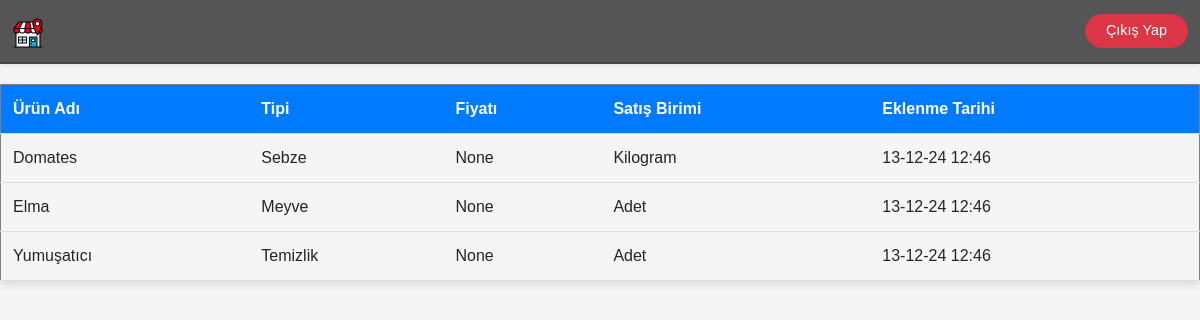
/urunler/goruntule/, run on the app's committed database.
### anasayfa/models.py (models this page shows, shortened)
class Products(models.Model):
    id = models.AutoField(primary_key=True)
    name = models.CharField(max_length=255, unique=True)  # Ürün adı, unique olacak
    type = models.CharField(max_length=100, choices=[  # Ürün türü, enum tarzı
        ('fruit', 'Meyve'),
        ('vegetable', 'Sebze'),
        ('cleaning', 'Temizlik'),
        ('others', 'Diğer')
    ], null=True, blank=True)
    price = models.DecimalField(max_digits=10, decimal_places=2, null=True, blank=True)  # Ürün fiyatı
    unit_type = models.CharField(max_length=10, choices=[  # Satış birimi (adet, kg vb.)
        ('piece', 'Adet'),
        ('kg', 'Kilogram')
    ], null=True, blank=True)
    uploaded_at = models.DateTimeField(auto_now_add=True)  # Ürünün sisteme eklendiği tarih

### products/views.py (the view)
# urls.py: path("goruntule/", views.show_products, name="urunleri_goruntule")
def show_products(request):
    product_list = Products.objects.all()
    return render(request, "products/goruntule.html", {'product_list': product_list})

### products/templates/products/goruntule.html (shortened to what this page needs)
{% extends "base.html" %}
{% block content %}
<table border="1">
    <thead>
        <tr>
            <th>Ürün Adı</th>
            <th>Tipi</th>
            <th>Fiyatı</th>
            <th>Satış Birimi</th>
            <th>Eklenme Tarihi</th>
        </tr>
    </thead>
    <tbody>
        {% for product in product_list %}
        <tr>
            <td>{{ product.name }}</td>
            <td>{{ product.get_type_display }}</td>
            <td>{{ product.price }}</td>
            <td>{{ product.get_unit_type_display }}</td>
            <td>{{ product.uploaded_at|date:"d-m-y H:i"}}</td>
        </tr>
        {% empty %}
            <tr>
                <td colspan="7">Ürün bulunamadı.</td>
            </tr>
        {% endfor %}
    </tbody>
</table>
{% endblock content %}

### products/templates/products/goruntule.html (style rules this page uses)
body { font-family: Arial, sans-serif; margin: 0; padding: 0; background-color: #f5f5f5; }
table { width: 100%; margin: 20px auto; border-collapse: collapse; box-shadow: 0 4px 8px rgba(0, 0, 0, 0.1); }
th, td { padding: 12px; text-align: left; border-bottom: 1px solid #ddd; }
th { background-color: #007bff; color: white; cursor: pointer; position: relative; transition: background-color 0.3s; }

### data on the page
Products: name "Domates", type "Sebze", price "None", unit_type "Kilogram", uploaded_at "13-12-24 12:46"
Products: name "Elma", type "Meyve", price "None", unit_type "Adet", uploaded_at "13-12-24 12:46"
Products: name "Yumuşatıcı", type "Temizlik", price "None", unit_type "Adet", uploaded_at "13-12-24 12:46"
